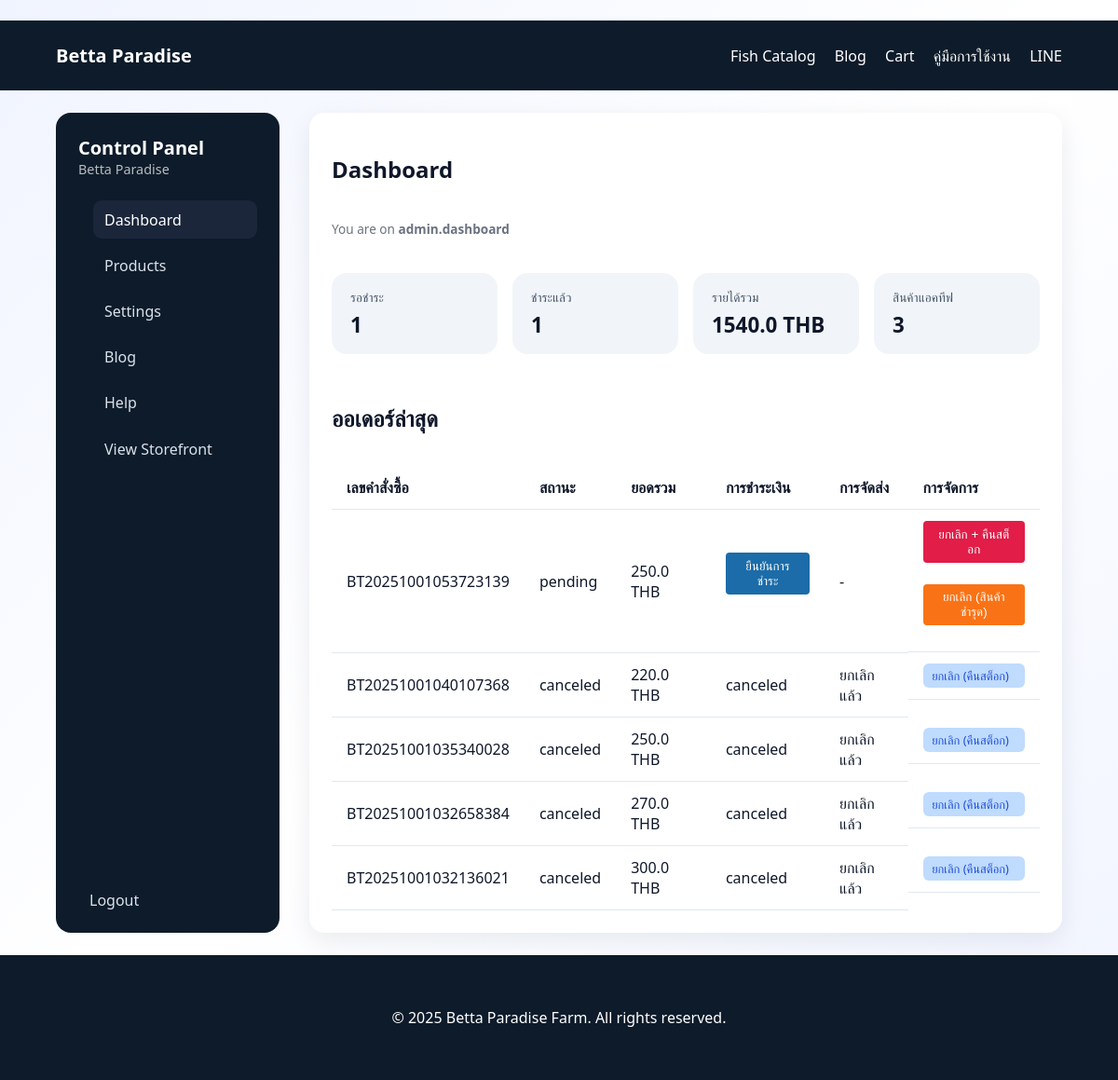
Page /admin/ (signed in) on the committed database.
### betta/models.py (models this page shows, shortened)
class TimestampMixin:
    created_at: Mapped[datetime] = mapped_column(
        insert_default=func.now(), default=func.now()
    )
    updated_at: Mapped[datetime] = mapped_column(
        insert_default=func.now(), default=func.now(), onupdate=func.now()
    )

class Setting(TimestampMixin, db.Model):
    __tablename__ = "settings"
    key: Mapped[str] = mapped_column(primary_key=True)
    value: Mapped[str | None]

class Order(TimestampMixin, db.Model):
    __tablename__ = "orders"
    id: Mapped[int] = mapped_column(primary_key=True)
    user_id: Mapped[int | None] = mapped_column(db.ForeignKey("users.id"))
    order_no: Mapped[str] = mapped_column(unique=True, index=True)
    status: Mapped[str] = mapped_column(default="pending")
    payment_method: Mapped[str | None]
    subtotal: Mapped[float] = mapped_column(default=0)
    shipping_fee: Mapped[float] = mapped_column(default=0)
    discount: Mapped[float] = mapped_column(default=0)
    grand_total: Mapped[float] = mapped_column(default=0)
    currency: Mapped[str] = mapped_column(default="THB")
    user: Mapped[User | None] = relationship("User", back_populates="orders")
    items: Mapped[list[OrderItem]] = relationship("OrderItem", back_populates="order", cascade="all, delete-orphan")
    payments: Mapped[list[Payment]] = relationship("Payment", back_populates="order", cascade="all, delete-orphan")
    shipment: Mapped[Shipment | None] = relationship("Shipment", back_populates="order", uselist=False, cascade="all, delete-orphan")

class Payment(TimestampMixin, db.Model):
    __tablename__ = "payments"
    id: Mapped[int] = mapped_column(primary_key=True)
    order_id: Mapped[int] = mapped_column(db.ForeignKey("orders.id", ondelete="CASCADE"))
    method: Mapped[str]
    ref: Mapped[str | None]
    amount: Mapped[float] = mapped_column(default=0)
    status: Mapped[str] = mapped_column(default="init")
    paid_at: Mapped[datetime | None]
    slip_url: Mapped[str | None]
    order: Mapped[Order] = relationship("Order", back_populates="payments")

### betta/blueprints/admin.py (the view)
@admin_bp.route("/")
@login_required
def dashboard():
    orders_pending = Order.query.filter_by(status="pending").count()
    orders_paid = Order.query.filter_by(status="paid").count()
    total_revenue = db.session.query(db.func.sum(Order.grand_total)).scalar() or 0
    products_active = Product.query.filter_by(status="active").count()
    latest_orders = Order.query.order_by(Order.created_at.desc()).limit(5).all()
    return render_template(
        "admin/dashboard.html",
        orders_pending=orders_pending,
        orders_paid=orders_paid,
        total_revenue=total_revenue,
        products_active=products_active,
        latest_orders=latest_orders,
    )

### betta/__init__.py (called while the page is built)
@login_manager.user_loader
def load_user(user_id: str):
    return User.query.get(int(user_id))

### betta/blueprints/admin.py (called while the page is built)
@admin_bp.before_app_request
def require_login_for_admin_pages():
    if request.blueprint == "admin" and request.endpoint not in {"admin.login", "admin.static"}:
        if not current_user.is_authenticated:
            return redirect(url_for("admin.login"))
        if not current_user.is_admin():
            flash("ไม่มีสิทธิ์เข้าถึงหน้าผู้ดูแล", "error")
            return redirect(url_for("store.index"))

### betta/models.py (called while the page is built)
    def is_admin(self) -> bool:
        return self.role == "admin"

### betta/templates/admin/dashboard.html (shortened to what this page needs)
﻿{% extends "admin/layout.html" %}
{% block admin_heading %}Dashboard{% endblock %}
{% block admin_content %}
<section class="admin-cards">
    <div class="admin-card">
        <span class="admin-card__label">รอชำระ</span>
        <span class="admin-card__value">{{ orders_pending }}</span>
    </div>
    <div class="admin-card">
        <span class="admin-card__label">ชำระแล้ว</span>
        <span class="admin-card__value">{{ orders_paid }}</span>
    </div>
    <div class="admin-card">
        <span class="admin-card__label">รายได้รวม</span>
        <span class="admin-card__value">{{ total_revenue | round(2) }} {{ currency }}</span>
    </div>
    <div class="admin-card">
        <span class="admin-card__label">สินค้าแอคทีฟ</span>
        <span class="admin-card__value">{{ products_active }}</span>
    </div>
</section>
<section class="admin-section">
    <header class="admin-section__header">
        <h2>ออเดอร์ล่าสุด</h2>
    </header>
<div class="table-wrapper">
    <table class="admin-table">
        <thead>
            <tr>
                <th>เลขคำสั่งซื้อ</th>
                <th>สถานะ</th>
                <th>ยอดรวม</th>
                <th>การชำระเงิน</th>
                <th>การจัดส่ง</th>
                <th>การจัดการ</th>
            </tr>
        </thead>
        <tbody>
            {% for order in latest_orders %}
                <tr>
                    <td>{{ order.order_no }}</td>
                    <td>{{ order.status }}</td>
                    <td>{{ order.grand_total | round(2) }} {{ order.currency }}</td>
                    <td>
                        {% if order.status == 'pending' %}
                            <form method="post" action="{{ url_for('admin.confirm_payment', order_id=order.id) }}">
                                <button class="btn-small" type="submit">ยืนยันการชำระ</button>
                            </form>
                        {% else %}
                            {{ order.payments[-1].status if order.payments else '-' }}
                        {% endif %}
                    </td>
                    <td>
                        {% if order.status in ['paid', 'packed'] %}
                            <form class="admin-inline-form" method="post" action="{{ url_for('admin.ship_order', order_id=order.id) }}">
                                <input type="text" name="tracking_no" placeholder="Tracking">
                                <button class="btn-small" type="submit">แจ้งจัดส่ง</button>
                            </form>
                        {% elif order.status == 'shipped' %}
                            {{ order.shipment.tracking_no if order.shipment else 'รอดำเนินการ' }}
                        {% elif order.status in ['canceled', 'canceled_damaged'] %}
                            ยกเลิกแล้ว
                        {% else %}
                            -
                        {% endif %}
                    </td>
                    <td class="admin-table__actions">
                        {% if order.status in ['canceled', 'canceled_damaged'] %}
                            <span class="badge {{ 'badge-warning' if order.status == 'canceled_damaged' else 'badge-info' }}">
                                {{ 'ยกเลิก (สินค้าเสียหาย)' if order.status == 'canceled_damaged' else 'ยกเลิก (คืนสต็อก)' }}
                            </span>
                        {% else %}
                            <form method="post" action="{{ url_for('admin.cancel_order', order_id=order.id) }}">
                                <button class="btn-small btn-small--danger" type="submit">ยกเลิก + คืนสต็อก</button>
                            </form>
                            <form method="post" action="{{ url_for('admin.cancel_order', order_id=order.id) }}">
                                <button class="btn-small btn-small--warning" type="submit">ยกเลิก (สินค้าชำรุด)</button>
                            </form>
                        {% endif %}
                    </td>
                </tr>
            {% endfor %}
        </tbody>
    </table>
</div>
</section>
{% endblock %}

### betta/static/css/main.css (style rules this page uses)
.btn-small { background: #1b6ca8; color: #fff; border: none; padding: 0.4rem 0.8rem; border-radius: 4px; }
.badge { display: inline-block; padding: 0.25rem 0.6rem; border-radius: 6px; font-size: 0.8rem; }
.admin-cards { display: grid; grid-template-columns: repeat(auto-fit, minmax(160px, 1fr)); gap: 1rem; margin-bottom: 2rem; }
.admin-card { background: #f1f5f9; border-radius: 1rem; padding: 1rem 1.25rem; display: flex; flex-direction: column; gap: 0.3rem; }
.admin-card__label { font-size: 0.85rem; color: #475569; }
.admin-card__value { font-weight: 600; font-size: 1.4rem; color: #0f172a; }
.admin-section { display: flex; flex-direction: column; gap: 1rem; }
.admin-section__header { display: flex; justify-content: space-between; align-items: center; }
.table-wrapper { overflow-x: auto; }
.admin-table { width: 100%; border-collapse: collapse; }
.admin-table th, .admin-table td { padding: 0.75rem 1rem; border-bottom: 1px solid #e2e8f0; text-align: left; }
.admin-table__actions { display: flex; flex-direction: column; gap: 0.4rem; }
.btn-small--danger { background: #e11d48; color: #fff; border: none; }
.btn-small--warning { background: #f97316; color: #fff; border: none; }
.badge-info { background: #bfdbfe; color: #1d4ed8; }
:root { --luxury-navy: #081131; --luxury-blue: #0f3d91; --luxury-royal: #1d4ed8; --luxury-cream: #f8fafc; --luxury-red: #e11d48; --luxury-shadow: rgba(8, 17, 49, 0.25); }
body { font-family: "Poppins", "Segoe UI", sans-serif; margin: 0; background: linear-gradient(135deg, #f0f4ff 0%, #ffffff 50%, #f0f4ff 100%); color: #0f172a; }

### rows in the picture
Setting: value "THB"
Order: order_no "BT20251001053723139", status "pending", grand_total "250.0", currency "THB"
Order: order_no "BT20251001040107368", status "canceled", grand_total "220.0", currency "THB", shows "ยกเลิกแล้ว", status "ยกเลิก (คืนสต็อก)"
Order: order_no "BT20251001035340028", status "canceled", grand_total "250.0", currency "THB", shows "ยกเลิกแล้ว", status "ยกเลิก (คืนสต็อก)"
Order: order_no "BT20251001032658384", status "canceled", grand_total "270.0", currency "THB", shows "ยกเลิกแล้ว", status "ยกเลิก (คืนสต็อก)"
Order: order_no "BT20251001032136021", status "canceled", grand_total "300.0", currency "THB", shows "ยกเลิกแล้ว", status "ยกเลิก (คืนสต็อก)"

### other values in the picture
{{ request.endpoint }} "admin.dashboard"
{{ orders_pending }} "1"
{{ orders_paid }} "1"
{{ total_revenue | round(2) }} "1540.0"
{{ products_active }} "3"
{{ 2025 }} "2025"
